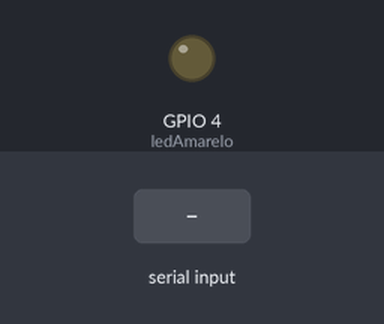
This sketch was run on a simulated ESP32. Shown: output pins drawn as LEDs (lit = HIGH). Inputs (shaded band) come from the test bench. Nothing arrives over Bluetooth unless stated; what the sketch prints to the serial monitor is not drawn.

Above: at 1.2 s.
1.3 s: "A" received over the second serial link
At 2.3 s:
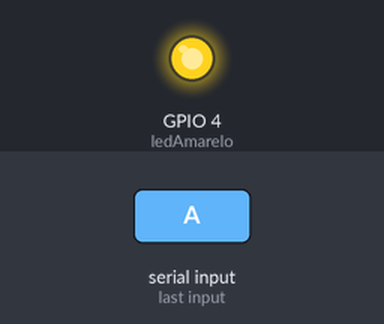
2.8 s: "B" received over the second serial link
At 3.3 s:
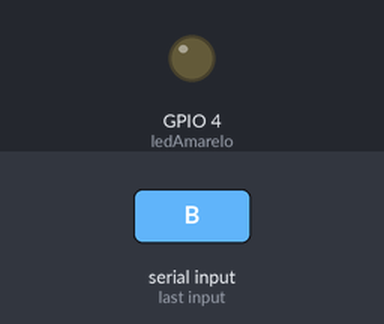
Timing chart, 0 to 5.8 s (numbered marks = the images above; inputs shaded):
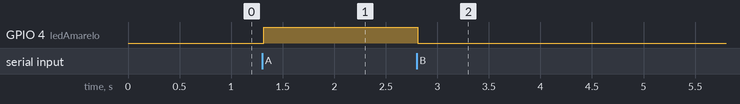

The sketch:

Integrando-App-Inventor-com-Esp32-via-BlueTooth.ino
```cpp
#include "BluetoothSerial.h"

#if !defined(CONFIG_BT_ENABLED) || !defined(CONFIG_BLUEDROID_ENABLED)

#error Bluetooth is not enabled! Please run `make menuconfig` to and enable it

#endif

BluetoothSerial SerialBT;
int ledAmarelo = 4;
int qtdBytes = 0;

void setup() {

  Serial.begin(115200);

  SerialBT.begin("e-s-p-3-2"); //Bluetooth device name

  Serial.println("The device started, now you can pair it with bluetooth!");

  pinMode(ledAmarelo,OUTPUT);
}


void loop() {

  if (Serial.available() > 0) {
    SerialBT.write(Serial.read());

  }

  if (SerialBT.available() > 0) {
    qtdBytes = SerialBT.read();
    if(qtdBytes == 65){
      digitalWrite(ledAmarelo,HIGH);
    }
    if(qtdBytes == 66){
      digitalWrite(ledAmarelo,LOW);
    }
    Serial.write(SerialBT.read());
  }

  delay(20);

}
```

Measured:
- after the input at 1.3 s, GPIO 4 (ledAmarelo): LOW → HIGH at once
- after the input at 2.8 s, GPIO 4 (ledAmarelo): HIGH → LOW at once
